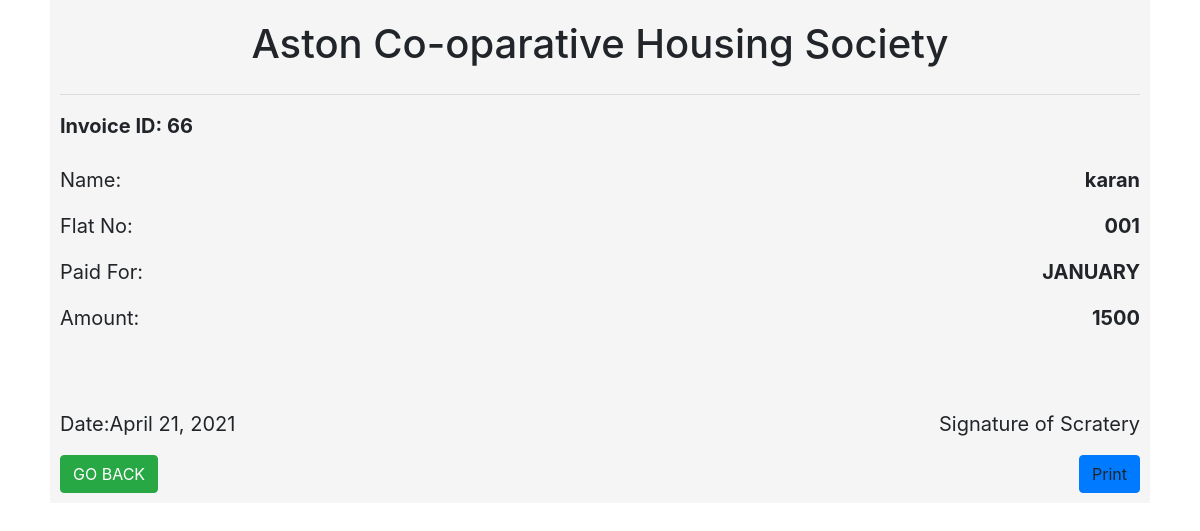
The page /addinvoice?id=66 on the database its author committed.
### main/models.py (models this page shows, shortened)
class Invoice(models.Model):
    invoice_id=models.AutoField
    payee_name=models.CharField(max_length=50)
    date=models.DateField()
    payment_method=models.CharField(max_length=20)
    for_month=models.CharField(max_length=50)
    flat_no=models.CharField(max_length=20)
    amount=models.IntegerField()
    status=models.CharField(max_length=20)
    del_reason=models.CharField(max_length=80)

### main/views.py (the view)
# urls.py: path('addinvoice',views.addinvoice,name="addinvoice"),
def addinvoice(request):
    if request.method=="POST":
        payee=request.POST['payee']
        flat_no=request.POST['flat_no']
        month=request.POST['month']
        paymenttype=request.POST['paymenttype']
        amount=request.POST['amount']
        mode=request.POST['mode']
        date=timezone.now()
        invoice= Invoice(payee_name=payee, date=date, payment_method=paymenttype, flat_no=flat_no, for_month=month, amount=amount,status='active')
        invoice.save()
        getbal=Balance.objects.get(id='1')
        a=int(amount)+getbal.collection
        b=int(amount)+getbal.balance
        print(a)
        bal=Balance.objects.filter(id='1').update(collection=a,balance=b)
        mem=Members.objects.filter(flat_no=flat_no,status='active').update(paid_upto=month, date_at=date, mode=mode)
        inv=Invoice.objects.get(flat_no=flat_no,for_month=month)
        params={'inv':inv, 'allm':allm}
        return render(request,"bill.html",params)
    else:
        id=request.GET.get('id')
        inv=Invoice.objects.get(id=id)
        params={'inv':inv}
        return render(request,'bill.html',params)

### main/templates/bill.html (shortened to what this page needs)
<!doctype html>
<html lang="en">
<head>
    <link rel="stylesheet" href="https://maxcdn.bootstrapcdn.com/bootstrap/4.0.0/css/bootstrap.min.css"
>
</head>
<body>
    <div class="bill">
        <div id="divContentIds">
            <h1>Aston Co-oparative Housing Society</h1>
            <hr>
            <strong style="font-size: 20px;"> Invoice ID: {{inv.id}}</strong><br><br>
            <div class="billarea">
                <p>Name: <strong class="float-right">{{ inv.payee_name}}</strong></p>
                <p>Flat No: <strong class="float-right">{{ inv.flat_no}}</strong></p>
                <p>Paid For: <strong class="float-right">{{ inv.for_month}}</strong></p>
                <p>Amount: <strong class="float-right">{{ inv.amount}}</strong></p><br><br>
                <p class="float-right">Signature of Scratery</p>
                <p>Date:{{inv.date}}</p>
            </div>
        </div>
        <a href="Home" class="btn btn-success">GO BACK</a>
        <a class="btn btn-primary float-right" onclick="window.print('#divContentIds')">Print</a>
    </div>
</body>
</html>

### main/templates/bill.html (style rules this page uses)
.bill { display: block; padding: 10px; width: 1100px; margin: auto; background-color: #f5f5f5; }
.bill h1 { padding: 10px; text-align: center; }
.billarea { font-size: 20px; line-height: 30px; }
.billarea p { display: block; }
body { background-color: white; }

### rows shown on the page
Invoice: id "66", payee_name "karan", flat_no "001", for_month "JANUARY", amount "1500", date "April 21, 2021"
